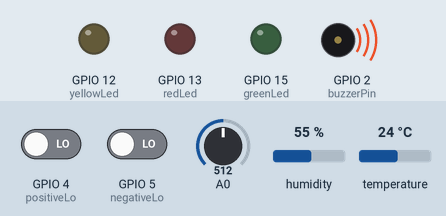
A sketch run on a simulated ESP8266 (NodeMCU). Parts: output pins drawn as LEDs (lit = HIGH), buzzer (waves = sounding, pin HIGH). The test bench sets the inputs (shaded band); at power-on: GPIO 4 (positiveLo) LOW, temperature 24 °C, GPIO 5 (negativeLo) LOW, A0 = 512, humidity 55 %. WiFi joins after 1.5 s; servers stay silent unless stated; random numbers use the default seed unless the sketch sets one; what the sketch prints to the serial monitor is not drawn.

Above: at 8.1 s.
8.2 s: GPIO 4 (positiveLo) driven HIGH
At 10.2 s:
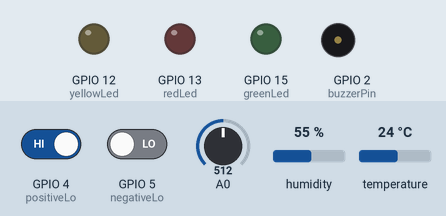
11.3 s: temperature set to 20.4 °C
18.6 s: temperature set to 19.5 °C
21.7 s: GPIO 4 (positiveLo) driven LOW
At 23.1 s:
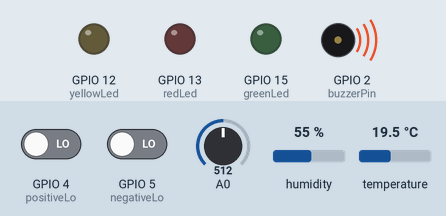
28.1 s: GPIO 5 (negativeLo) driven HIGH
35.4 s: GPIO 5 (negativeLo) driven LOW
At 36.1 s:
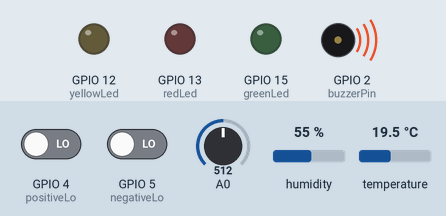
Timing chart, 0 to 43.7 s (numbered marks = the images above; inputs shaded):
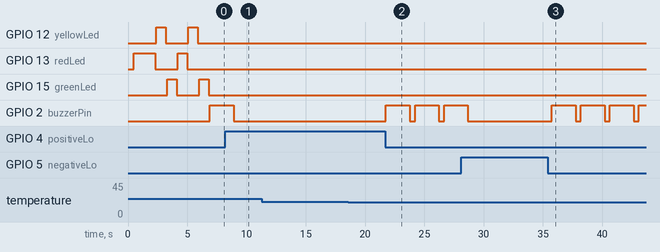

Measured:
- after the input at 11.3 s, every drawn part: stays the same
- after the input at 18.6 s, every drawn part: stays the same
- after the input at 21.7 s, GPIO 2 (buzzerPin): alternates HIGH for 2.0 s and LOW for 0.45 s, starting after 0.06 s
- after the input at 35.4 s, GPIO 2 (buzzerPin): alternates HIGH for 2.0 s and LOW for 0.45 s, starting after 0.36 s

The sketch:

serverWithEsp8266.ino
```cpp
#define BLYNK_PRINT Serial
#include <ESP8266WiFi.h>
#include <DHT.h>

// D5 = 14
#define DHTPIN 14
#define DHTTYPE DHT22
DHT dht(DHTPIN, DHTTYPE);

// variables for room temperature and humidity
float temp, humi;
float prevTemp, prevHumi;

float bodyTemp;
int gasValue, val;
// D3 = 2
const int buzzerPin = 2;
double adc_volt;
// D0 = 16, D1 = 5, D2 = 4
const int negativeLo = 5, positiveLo = 4;

// variables for health test and results
int heartBeat, prevHeartBeat, actualHeartBeat;
String heartBeatMsg = "", heartBeatSugg = "", tempMsg = "", gasValueMsg = "", bodyTempMsg = "";

// leds initilizations

// D6 = 12, D7 = 13, D8 = 15
const int redLed = 13, yellowLed = 12, greenLed = 15;

// wifi name and password

const char* ssid     = "IOT";
const char* password = "coventry";

// web server port
WiFiServer server(80);
WiFiClient client;

void setup()
{

  pinMode(negativeLo, INPUT);
  pinMode(positiveLo, INPUT);
  pinMode(redLed, OUTPUT);
  pinMode(yellowLed, OUTPUT);
  pinMode(greenLed, OUTPUT);
  pinMode(buzzerPin, OUTPUT);

  Serial.begin(9600);

  // connect with wifi network
  connectNetwork();

  // to know code pushed
  blinkLeds();

  // delay(3000);
}

void loop()
{
  digitalWrite(buzzerPin, LOW);
  // measure room tempearture and humidity

  temp = dht.readTemperature();
  humi = dht.readHumidity();

  // here, comes Body temperature and air quality values
  val = Serial.read();
  // Serial.println(val);

  readGasValue();

  // measure heart beat rate

  heartBeat = readHeartBeat();

  if (isnan(temp)) {
    temp = random(10, 25);
  }
  if (isnan(humi)) {
    humi = random(30, 40);
  }

  Serial.print("Temperature : ");
  Serial.println(temp);

  Serial.print("Humidity : ");
  Serial.println(humi);

  // heartBeat = readHeartBeat(heartBeat);


  //  has something value
  if (!isnan(heartBeat)) {

    prevHeartBeat = heartBeat;

  }

  if (!(isnan(temp))) {
    prevTemp = temp;
  }

  if (!(isnan(humi))) {
    prevHumi = humi;
  }

  //   health messages and suggestions depending on measured values

  healthMessages();

  Serial.print("Show -----------> Heart Beat Messsage  : ");
  Serial.println(heartBeatMsg);
  Serial.print("Show -----------> Heart Beat Suggestion  : ");
  Serial.println(heartBeatSugg);
  Serial.print("Show -----------> Temperature Messsage  : ");
  Serial.println(tempMsg);

  Serial.print("Show =====-> Air Gas Quality  : ");
  Serial.println(gasValue);
  Serial.print("Show -----------> Air Gas Messsage  : ");
  Serial.println(gasValueMsg);
  Serial.print("Show =====> Body temperature  : ");
  Serial.println(bodyTemp);
  Serial.print("Show -----------> Body Messsage  : ");
  Serial.println(bodyTempMsg);


  //  check client side server is availabe or not
  client = server.available();
  if (!client)
  {
    return;
  }


  // sending previous temperature value if in case the DHTTT shows nan value
  if (!(isnan(temp)) && !(isnan(humi)) && !(isnan(heartBeat))) {
    Serial.println("11111111111");
    showGUI(temp, humi, heartBeat, heartBeatMsg, heartBeatSugg, tempMsg);
  }
  else if (isnan(temp) && !(isnan(humi)) && !(isnan(heartBeat))) {
    Serial.println("22222222222222222");
    showGUI(prevTemp, humi, heartBeat, heartBeatMsg, heartBeatSugg, tempMsg );
  }
  else if (!(isnan(temp)) && isnan(humi) && !(isnan(heartBeat))) {
    Serial.println("3333333333333333333");
    showGUI(temp, prevHumi, heartBeat, heartBeatMsg, heartBeatSugg, tempMsg );
  }

  else if (!(isnan(temp)) && !(isnan(humi)) && isnan(heartBeat)) {
    Serial.println("444444444444444444444");
    showGUI(temp, humi, prevHeartBeat, heartBeatMsg, heartBeatSugg, tempMsg );
  }
  else if (isnan(temp) && isnan(temp) && isnan(temp)) {
    Serial.println("55555555555555555555555");
    showGUI(prevTemp, prevHumi, prevHeartBeat, heartBeatMsg, heartBeatSugg, tempMsg);
  }

  delay(2000);

}


// --------------------------- FUNCTIONS HERE --------------------------------------------

void showGUI( float temp, float humi, int heartBeat, String heartBeatMsg, String heartBeatSugg, String tempMsg) {

  String gui = "HTTP/1.1 200 OK\r\nContent-Type: text/html\r\n\r\n <!DOCTYPE html><html lang='en'><head><meta charset='UTF-8'><link rel='icon' type='image/x-icon' href='https://cdn-icons-png.flaticon.com/128/2382/2382533.png'><title>Health Bank Center</title><!-- CSS only --><link href='https://cdn.jsdelivr.net/npm/bootstrap@5.2.3/dist/css/bootstrap.min.css' rel='stylesheet'integrity='sha384-rbsA2VBKQhggwzxH7pPCaAqO46MgnOM80zW1RWuH61DGLwZJEdK2Kadq2F9CUG65' crossorigin='anonymous'><style>* {color: white;background-color: rgb(45, 40, 40);}nav .logo {float: left;width: 30%; }nav .logo img {margin: 10px 0px 0px 30px;}nav .title h1 {padding:90px;}nav .title {float: right;width: 70%;padding: 8px;}.main-container {display: flex;}.fluid-container .health-status,.fluid-container .health-title {width: 100%;display: flex;}.fluid-container .health-title h2 {margin-left: 25%;}.health-status>div,.health-title>div {width: 25%;display: flex !important;}.health-title {text-decoration: underline;text-shadow: white;color: rgb(33, 194, 38);}.health-status>div {height: 200px;}.health-status .reading h1 {font-size: 75px;padding: 50px;}.message label,.suggestion label {padding: 20px;} @media only screen and (max-width: 1125px) {.health-status .reading h1 {padding: 24px;}}@media only screen and (max-width: 526px) {nav .title h1 {padding: 46px; }.fluid-container .health-title h2 {margin-left: 0%;float: left;}}@media only screen and (max-width: 848px) {nav .title {width: 60%;}}@media only screen and (min-width: 990px) {.message label,.suggestion label {font-size: 25px;}}footer {padding: 8px;height: 40px;color: black;text-align: center;color: white;}.sendResult {margin: auto;width: 100%;}.sendResult .userForm {display: flex;width: 100%;margin-left: 20%;}.userForm > div {width: 50%;} input {background-color: whitesmoke!important;padding:8px; color: black !important; width: 100% !important;}button { height: 100%;margin-left: 5px;}</style></head><body><nav><div class='logo'><img src='https://github.com/sanjiv576/Health_Bank_Center_App/blob/master/logo.png?raw=true' alt='' class='img-fluid'></div><div class='title'><h1 class='text-center text-uppercase'>Health Bank Center</h1> </div></nav><div class='fluid-container'><div class='health-title text-center'> <div class=''><h2 class=''>Testing</h2> </div><div class=''><h2>Reading</h2> </div> <div class=''><h2>Message</h2></div><div class=''><h2>Suggestion</h2></div></div> <div class='health-status'><div class='health-image'><img src='https://cdn-icons-png.flaticon.com/512/3035/3035523.png' alt=''class='img-fluid'></div><div class='reading text-center'><h1 class='text-center'>";

  gui += heartBeat;

  gui += "</h1><h4>bpm</h4></div><div class='message'><label for='' class='text-center'>";

  gui += heartBeatMsg;

  gui += "</label></div><div class='suggestion'><label for='' class='text-center'>";

  gui += heartBeatSugg;

  gui += "</label></div></div><div class='health-status'><div class='health-image'><img src='https://cdn-icons-png.flaticon.com/512/6821/6821265.png' alt=''class='img-fluid'></div><div class='reading text-center'><h1>";

  gui += temp;

  gui += " ºC </h1></div><div class='message'><label for='' class='text-center'>";

  gui += tempMsg;

  gui += "</label></div><div class='suggestion'><label for='' class='text-center'>";

  gui += "---";

  gui += " </label></div></div><div class='health-status'><div class='health-image'><img src='https://cdn-icons-png.flaticon.com/512/2903/2903592.png' alt=''class='img-fluid'></div><div class='reading text-center'><h1 class='text-center'>";

  gui += humi;

  gui += " gm<sup>-3</sup></h1></div><div class='message'><label for='' class='text-center'>";

  gui += "NA";

  gui += "</label></div><div class='suggestion'><label for='' class='text-center'>";


  gui += "---";


  //  added from here

  gui += "</label></div></div>";
  gui += "<div class='health-status'> <div class='health-image'><img src='https://cdn-icons-png.flaticon.com/128/5021/5021115.png' alt='' class='img-fluid'></div><div class='reading text-center'><h1>";
  gui += bodyTemp;

  gui += "ºC </h1></div><div class='message'><label for='' class='text-center'>";
  gui += bodyTempMsg;

  gui += "</label></div><div class='suggestion'><label for='' class='text-center'>";
  gui += "---";

  gui += "</label></div></div><div class='health-status'> <div class='health-image'><img src='https://cdn-icons-png.flaticon.com/128/4455/4455412.png' alt=''  class='img-fluid'></div><div class='reading text-center'><h1 class='text-center'>";
  gui += gasValue;

  gui += "gm<sup>-3</sup></h1> </div> <div class='message'><label for='' class='text-center'>";
  gui += gasValueMsg;

  gui += "</label></div> <div class='suggestion'><label for='' class='text-center'>";
  gui += "---";
  gui += "</label></div></div>";

  gui += "</label></div> </div></div><div class='sendResult'><br><form action='' class='form-group userForm'>   <div><input class='form-input' type='email' placeholder='Enter your email' name='' required></div> <div ><button class='btn btn-primary' type='submit' >Send Result</button></div></form><br></div></div><footer>&copy; Bank Health Center</footer></body></html>";
  client.print(gui);

}

int readHeartBeat() {


  if ((digitalRead(negativeLo) == 1) || (digitalRead(positiveLo) == 1)) {
    Serial.println('!');
    heartBeat = 0;
    heartBeatMsg = "No Testing";
    heartBeatSugg = "---";


  }
  else {
    // send the value of analog input 0:

    heartBeat = analogRead(A0);

    // caplibrating
    adc_volt =  heartBeat * (4.096 / 32768.0);

    heartBeat = random(65, 95);
    bodyTemp = random(34.00, 38.00);

    digitalWrite(buzzerPin, HIGH);
    delay(2000);
    digitalWrite(buzzerPin, LOW);


    //  convert ADC value measured into mV into equivalent heart beat in volt
    Serial.print("Pure heart beat of a patient : ");
    Serial.println(heartBeat);
  }

  return heartBeat;
}

void blinkLeds() {
  digitalWrite(redLed, HIGH);
  delay(800);
  digitalWrite(redLed, LOW);
  delay(100);
  digitalWrite(yellowLed, HIGH);
  delay(800);
  digitalWrite(yellowLed, LOW);
  delay(100);
  digitalWrite(greenLed, HIGH);
  delay(800);
  digitalWrite(greenLed, LOW);
  delay(100);

  digitalWrite(redLed, HIGH);
  delay(800);
  digitalWrite(redLed, LOW);
  delay(100);
  digitalWrite(yellowLed, HIGH);
  delay(800);
  digitalWrite(yellowLed, LOW);
  delay(100);
  digitalWrite(greenLed, HIGH);
  delay(800);
  digitalWrite(greenLed, LOW);
  delay(100);
}


void connectNetwork() {
  Serial.println();
  Serial.print("Connecting");
  WiFi.begin(ssid, password);
  while (WiFi.status() != WL_CONNECTED)
  {
    delay(500);
    Serial.print(".");
    digitalWrite(redLed, HIGH);
  }
  digitalWrite(redLed, LOW);
  Serial.println("");
  Serial.println("WiFi connected");

  server.begin();
  Serial.print("Server started at : ");

  // IP address of Node MCU
  Serial.println(WiFi.localIP());
}


void healthMessages() {


  Serial.print("Show --> Heart Beat rate  : ");
  Serial.println(heartBeat);

  if (heartBeat >= 60 && heartBeat <= 100) {

    heartBeatMsg = "Normal heart beat rate.";
    heartBeatSugg = "No need to consult with a doctor.";

  }

  else if (heartBeat > 100 || heartBeat < 60) {
    heartBeatMsg = "No normal heart beat rate.";
    heartBeatSugg = "Please, consult with a doctor.";
  }


  if (temp <= 10) {
    tempMsg = "Very Cold";
  }
  else if (temp > 10 && temp <= 19) {
    tempMsg = "Mild temperature";
  }
  else if (temp >= 20 && temp <= 30) {
    tempMsg = "Warm";
  }
  else {
    tempMsg = "NA";
  }


  if (gasValue <= 400 && gasValue >= 350) {
    gasValueMsg = " Good for health";
  }
  else if (gasValue >= 750 && gasValue <= 1200) {
    gasValueMsg = "Mild harmful gases";
  }
  else {
    gasValueMsg = "Moderate air quatlity";
  }


  if (bodyTemp <= 37 && bodyTemp >= 35.5) {
    bodyTempMsg = "Normal body temperature";
  }
  else if (bodyTemp < 35.5) {
    bodyTempMsg = "Low Body temperature";
  }


}

void readGasValue() {

  gasValue = random(350, 755);
  if (bodyTemp == 0.00) {
    bodyTempMsg = "No tested";
  }

}
```
